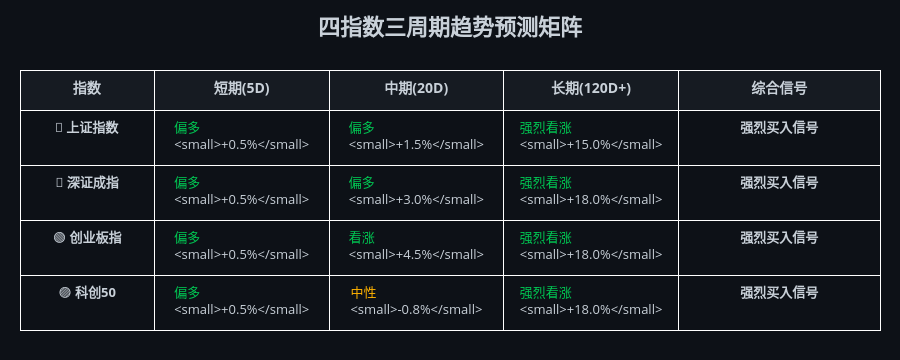

Here is the notebook cell this chart was saved with:
### Markdown cell above
---

## 4️⃣ 三周期趋势预测矩阵

短期(5D)、中期(20D)、长期(120D+)趋势预测。

### Code cell
# 三周期预测矩阵
fig_pred = plot_multi_prediction_dashboard(
    predictions, 
    title='四指数三周期趋势预测矩阵'
)
fig_pred.show()

### Figure 1 — Plotly figure (JSON) as saved in the notebook; plotly's stock layout.template omitted (floating-point values rounded to 4 significant figures)
{"data": [{"cells": {"align": "center", "fill": {"color": "#0d1117"}, "font": {"color": "#c9d1d9", "size": 13}, "height": 55, "values": [["🔴 <b>上证指数</b>", "🔵 <b>深证成指</b>", "🟢 <b>创业板指</b>", "🟣 <b>科创50</b>"], ["<span style='color:#00C853'>偏多</span><br><small>+0.5%</small>", "<span style='color:#00C853'>偏多</span><br><small>+0.5%</small>", "<span style='color:#00C853'>偏多</span><br><small>+0.5%</small>", "<span style='color:#00C853'>偏多</span><br><small>+0.5%</small>"], ["<span style='color:#00C853'>偏多</span><br><small>+1.5%</small>", "<span style='color:#00C853'>偏多</span><br><small>+3.0%</small>", "<span style='color:#00C853'>看涨</span><br><small>+4.5%</small>", "<span style='color:#FFB300'>中性</span><br><small>-0.8%</small>"], ["<span style='color:#00C853'>强烈看涨</span><br><small>+15.0%</small>", "<span style='color:#00C853'>强烈看涨</span><br><small>+18.0%</small>", "<span style='color:#00C853'>强烈看涨</span><br><small>+18.0%</small>", "<span style='color:#00C853'>强烈看涨</span><br><small>+18.0%</small>"], ["<b>强烈买入信号</b>", "<b>强烈买入信号</b>", "<b>强烈买入信号</b>", "<b>强烈买入信号</b>"]]}, "columnwidth": [100, 130, 130, 130, 150], "header": {"align": "center", "fill": {"color": "#161b22"}, "font": {"color": "#c9d1d9", "size": 14}, "height": 40, "values": ["<b>指数</b>", "<b>短期(5D)</b>", "<b>中期(20D)</b>", "<b>长期(120D+)</b>", "<b>综合信号</b>"]}, "type": "table"}], "layout": {"height": 360, "margin": {"b": 20, "l": 20, "r": 20, "t": 70}, "paper_bgcolor": "#0d1117", "title": {"font": {"color": "#c9d1d9", "size": 22}, "text": "<b>四指数三周期趋势预测矩阵</b>", "x": 0.5}}}
